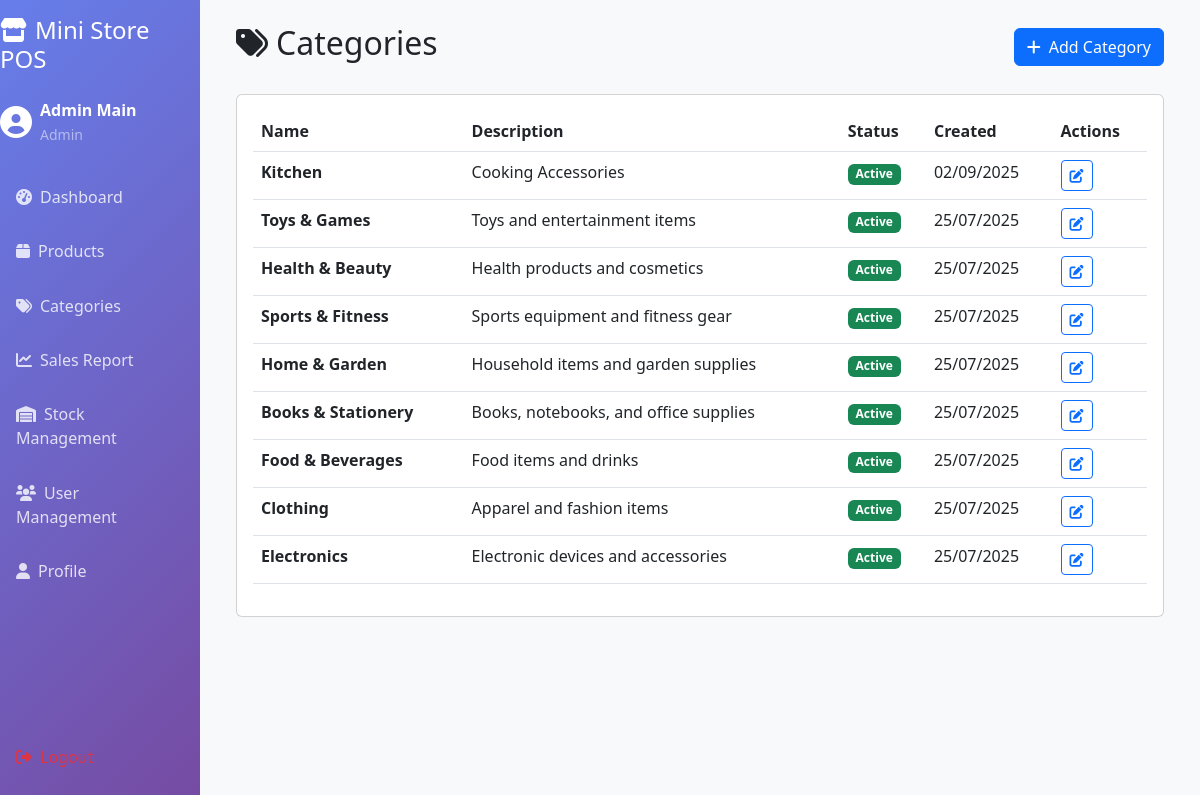
Page /categories/ (signed in) on the committed database.
### pos/models.py (models this page shows, shortened)
class UserProfile(models.Model):
    ROLE_CHOICES = [
        ('admin', 'Admin'),
        ('cashier', 'Cashier'),
    ]
    user = models.OneToOneField(User, on_delete=models.CASCADE)
    role = models.CharField(max_length=20, choices=ROLE_CHOICES)
    phone = models.CharField(max_length=15, blank=True)
    created_at = models.DateTimeField(auto_now_add=True)

class Category(models.Model):
    name = models.CharField(max_length=100, unique=True)
    description = models.TextField(blank=True)
    is_active = models.BooleanField(default=True)
    created_at = models.DateTimeField(auto_now_add=True)
    class Meta:
        verbose_name_plural = "Categories"
        ordering = ['name']

### pos/views.py (the view)
# urls.py: path('categories/', views.category_list_view, name='category_list'),
@login_required
def category_list_view(request):
    if not is_admin(request.user):
        messages.error(request, 'Access denied.')
        return redirect('dashboard')
    categories = Category.objects.all().order_by('-created_at')
    paginator = Paginator(categories, 10)
    page_number = request.GET.get('page')
    page_obj = paginator.get_page(page_number)
    return render(request, 'admin/category_list.html', {'page_obj': page_obj})

### pos/views.py (called while the page is built)
def is_admin(user):
    return hasattr(user, 'userprofile') and user.userprofile.role == 'admin'

### templates/admin/category_list.html (shortened to what this page needs)
{% extends 'base.html' %}
{% block content %}
<div class="d-flex justify-content-between align-items-center mb-4">
    <h2><i class="fas fa-tags me-2"></i>Categories</h2>
    <a href="{% url 'category_create' %}" class="btn btn-primary">
        <i class="fas fa-plus me-2"></i>Add Category
    </a>
</div>
<div class="card">
    <div class="card-body">
        <div class="table-responsive">
            <table class="table table-hover">
                <thead>
                    <tr>
                        <th>Name</th>
                        <th>Description</th>
                        <th>Status</th>
                        <th>Created</th>
                        <th>Actions</th>
                    </tr>
                </thead>
                <tbody>
                    {% for category in page_obj %}
                    <tr>
                        <td><strong>{{ category.name }}</strong></td>
                        <td>{{ category.description|truncatechars:50 }}</td>
                        <td>
                            {% if category.is_active %}
                            <span class="badge bg-success">Active</span>
                            {% else %}
                            <span class="badge bg-secondary">Inactive</span>
                            {% endif %}
                        </td>
                        <td>{{ category.created_at|date:"d/m/Y" }}</td>
                        <td>
                            <a href="{% url 'category_edit' category.id %}" class="btn btn-sm btn-outline-primary">
                                <i class="fas fa-edit"></i>
                            </a>
                        </td>
                    </tr>
                    {% endfor %}
                </tbody>
            </table>
        </div>
    </div>
</div>
{% endblock %}

### templates/base.html (shortened to what this page needs)
<!DOCTYPE html>
<html lang="en">
<head>
  <link href="https://cdnjs.cloudflare.com/ajax/libs/bootstrap/5.3.0/css/bootstrap.min.css" rel="stylesheet">
  <link href="https://cdnjs.cloudflare.com/ajax/libs/font-awesome/6.0.0/css/all.min.css" rel="stylesheet">
</head>
<body class="bg-light">
  <div class="container-fluid">
    <div class="row flex-nowrap">
      {% if user.is_authenticated %}
      <div class="col-auto col-md-3 col-lg-2 px-0 bg-dark sidebar d-none d-md-flex flex-column p-3">
        <h4 class="text-white mb-4">
          <i class="fas fa-store me-2"></i>Mini Store POS
        </h4>
        <div class="user-info text-white mb-4">
          <i class="fas fa-user-circle fa-2x"></i>
          <div>
            <div class="fw-bold">{{ user.first_name }} {{ user.last_name }}</div>
            <small class="text-white-50">{{ user.userprofile.role|title }}</small>
          </div>
        </div>
        <nav class="nav nav-pills flex-column">
          <a class="nav-link" href="{% url 'dashboard' %}">
            <i class="fas fa-tachometer-alt me-2"></i>Dashboard
          </a>
          {% if user.userprofile.role == 'admin' %}
          <a class="nav-link" href="{% url 'product_list' %}">
            <i class="fas fa-box me-2"></i>Products
          </a>
          <a class="nav-link" href="{% url 'category_list' %}">
            <i class="fas fa-tags me-2"></i>Categories
          </a>
          <a class="nav-link" href="{% url 'sales_report' %}">
            <i class="fas fa-chart-line me-2"></i>Sales Report
          </a>
          <a class="nav-link" href="{% url 'stock_management' %}">
            <i class="fas fa-warehouse me-2"></i>Stock Management
          </a>
          <a class="nav-link" href="{% url 'user_management' %}">
            <i class="fas fa-users me-2"></i>User Management
          </a>
          {% endif %}
        </nav>
      <a class="nav-link" href="{% url 'profile' %}">
            <i class="fas fa-user me-2"></i>Profile
        </a>
        <div class="mt-auto">
          <a class="nav-link text-danger" href="{% url 'logout' %}">
            <i class="fas fa-sign-out-alt me-2"></i>Logout
          </a>
        </div>
      </div>
      {% endif %}
      <div class="{% if user.is_authenticated %}col-md-9 col-lg-10{% else %}col-12{% endif %}">
        <main class="p-4">
          {% block content %}
          {% endblock %}
        </main>
      </div>
    </div>
  </div>
</body>
</html>

### templates/base.html (style rules this page uses)
.sidebar { min-height: 100vh; background: linear-gradient(135deg, #667eea 0%, #764ba2 100%); }
.sidebar .nav-link { color: rgba(255,255,255,0.8); padding: 0.75rem 1rem; margin: 0.2rem 0; border-radius: 0.5rem; transition: all 0.3s; }
.user-info { display: flex; align-items: center; gap: 0.5rem; }

### rows in the picture
Category: name "Kitchen", description "Cooking Accessories", is_active "Active", created_at "02/09/2025"
Category: name "Toys & Games", description "Toys and entertainment items", is_active "Active", created_at "25/07/2025"
Category: name "Health & Beauty", description "Health products and cosmetics", is_active "Active", created_at "25/07/2025"
Category: name "Sports & Fitness", description "Sports equipment and fitness gear", is_active "Active", created_at "25/07/2025"
Category: name "Home & Garden", description "Household items and garden supplies", is_active "Active", created_at "25/07/2025"
Category: name "Books & Stationery", description "Books, notebooks, and office supplies", is_active "Active", created_at "25/07/2025"
Category: name "Food & Beverages", description "Food items and drinks", is_active "Active", created_at "25/07/2025"
Category: name "Clothing", description "Apparel and fashion items", is_active "Active", created_at "25/07/2025"
Category: name "Electronics", description "Electronic devices and accessories", is_active "Active", created_at "25/07/2025"

### other values in the picture
{{ user.first_name }} "Admin"
{{ user.last_name }} "Main"
{{ user.userprofile.role|title }} "Admin"
